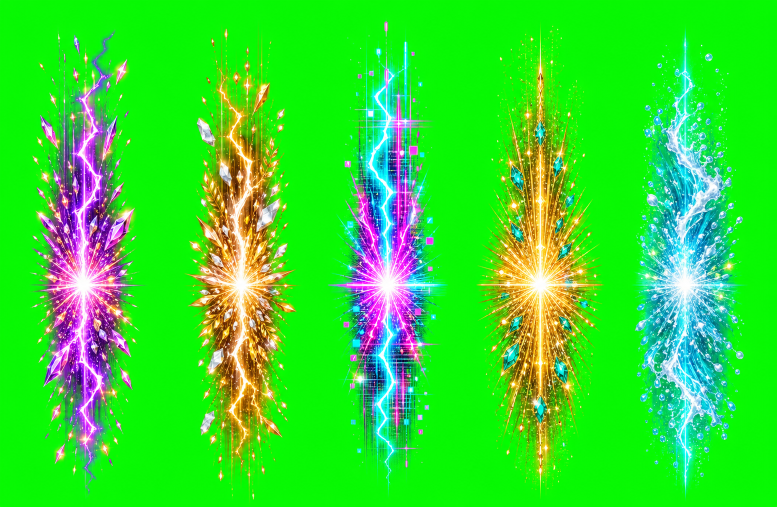
#> input picture qa/source/vslot_theme_reel_landing_sparks_imagegen.png, 1553 x 1013 px (shown at 1/2 size)
$ python -i slice_imagegen_theme_reel_landing_sparks.py   (imports and definitions only)
#> lines starting #> are read from the running program, lines starting #| are printed output that depends on the picture
#> further down, picture is the input picture: PIL image 1553x1013 RGB; mean R, G, B 52.3, 220.9, 46.2
from collections import Counter
from pathlib import Path

from PIL import Image, ImageDraw, ImageFilter, ImageOps


ROOT = Path(__file__).resolve().parents[1]
SOURCE = ROOT / "qa/source/vslot_theme_reel_landing_sparks_imagegen.png"
DRAWABLE = ROOT / "app/src/main/res/drawable-nodpi"
PREVIEW = ROOT / "qa/screenshots/theme_reel_landing_sparks_contact_sheet.png"

ASSET_SIZE = (320, 1080)
THEMES = [
    ("violet", "reel_landing_spark_violet.webp"),
    ("roman", "reel_landing_spark_roman.webp"),
    ("neon", "reel_landing_spark_neon.webp"),
    ("pharaoh", "reel_landing_spark_pharaoh.webp"),
    ("ocean", "reel_landing_spark_ocean.webp"),
]
THEME_GRADES = {
    "violet": (1.22, 0.76, 1.3),
    "roman": (1.16, 1.02, 0.74),
    "neon": (0.86, 1.1, 1.28),
    "pharaoh": (1.22, 1.08, 0.62),
    "ocean": (0.74, 1.18, 1.32),
}


def remove_chroma_key(image: Image.Image) -> Image.Image:
    rgba = image.convert("RGBA")
    pixels = rgba.load()
    width, height = rgba.size
#> width = 1553; height = 1013
    border_samples = []
    for x in range(width):
        border_samples.append(pixels[x, 0][:3])
        border_samples.append(pixels[x, height - 1][:3])
#> after the loop, border_samples = 3106 items, first 6: (23, 241, 14), (24, 243, 14), (16, 245, 12), (13, 248, 8), (13, 247, 7), (10, 250, 5)
    for y in range(height):
        border_samples.append(pixels[0, y][:3])
        border_samples.append(pixels[width - 1, y][:3])
#> after the loop, border_samples = 5132 items, first 6: (23, 241, 14), (24, 243, 14), (16, 245, 12), (13, 248, 8), (13, 247, 7), (10, 250, 5)

    key = Counter(tuple(channel // 4 * 4 for channel in sample) for sample in border_samples).most_common(1)[0][0]
#> key = (8, 248, 0)
    out = Image.new("RGBA", rgba.size)
#> out: PIL image 1553x1013 RGBA; every value is 0
    out_pixels = out.load()
    for y in range(height):
        for x in range(width):
            r, g, b, a = pixels[x, y]
            distance = ((r - key[0]) ** 2 + (g - key[1]) ** 2 + (b - key[2]) ** 2) ** 0.5
            if distance < 28:
                alpha = 0
            elif distance < 138:
                alpha = int(((distance - 28) / 110) * a)
            else:
                alpha = a

            if alpha and g > 110 and g > r * 1.12 and g > b * 1.18 and r < 220:
                alpha = 0
            if alpha:
                green_spill = max(0, g - max(r, b) - 12)
                g = max(max(r, b), g - int(green_spill * 0.74))
            out_pixels[x, y] = (r, g, b, alpha)

    alpha = out.getchannel("A").filter(ImageFilter.GaussianBlur(0.16))
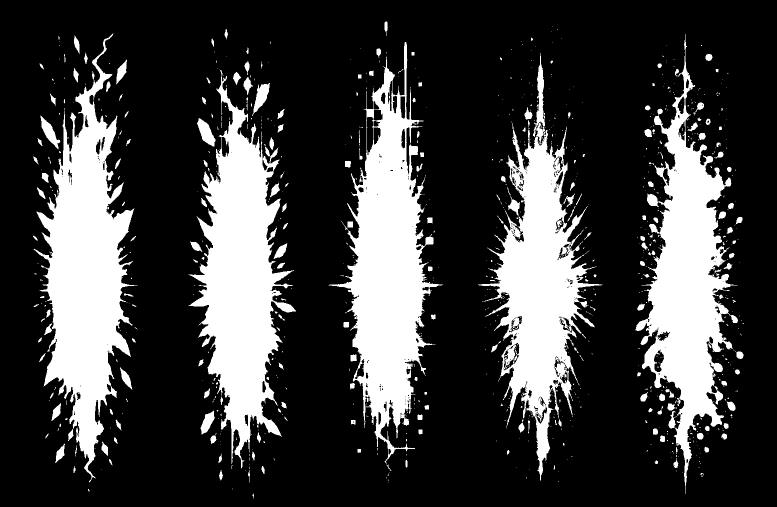
#> alpha: PIL image 1553x1013 L (shown at 1/2 size); min 0, max 255, mean 61.8
    out.putalpha(alpha)
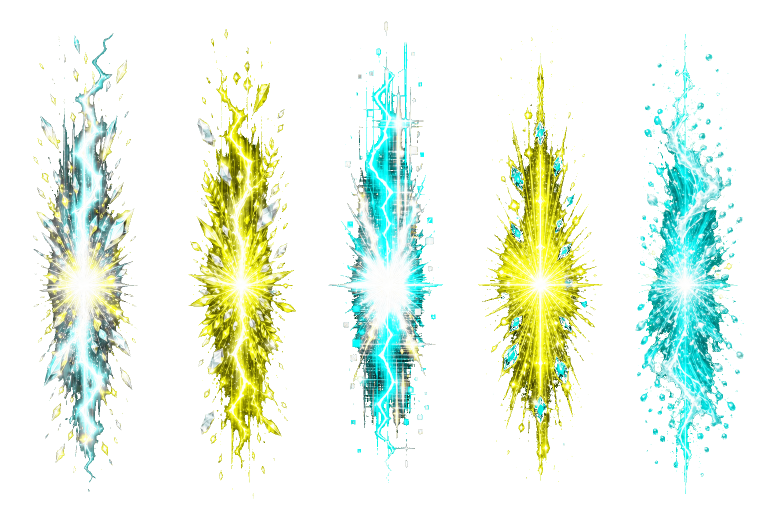
#> out: PIL image 1553x1013 RGBA (shown at 1/2 size); mean R, G, B, A 52.3, 233.9, 46.2, 61.8; transparent parts drawn white
    return out


# [74 lines left out: functions trim_alpha, split_equal_columns, fit_overlay, color_grade, validate, not called in this run]


def save_webp(image: Image.Image, path: Path) -> None:
    path.parent.mkdir(parents=True, exist_ok=True)
    image.save(path, "WEBP", quality=95, method=6)


# [37 lines left out: functions make_reel_mock, save_contact_sheet, main, not called in this run]


# [5 lines not run here, left out]

>>> from PIL import Image
>>> picture = Image.open('../qa/source/vslot_theme_reel_landing_sparks_imagegen.png')
>>> result = remove_chroma_key(picture)
